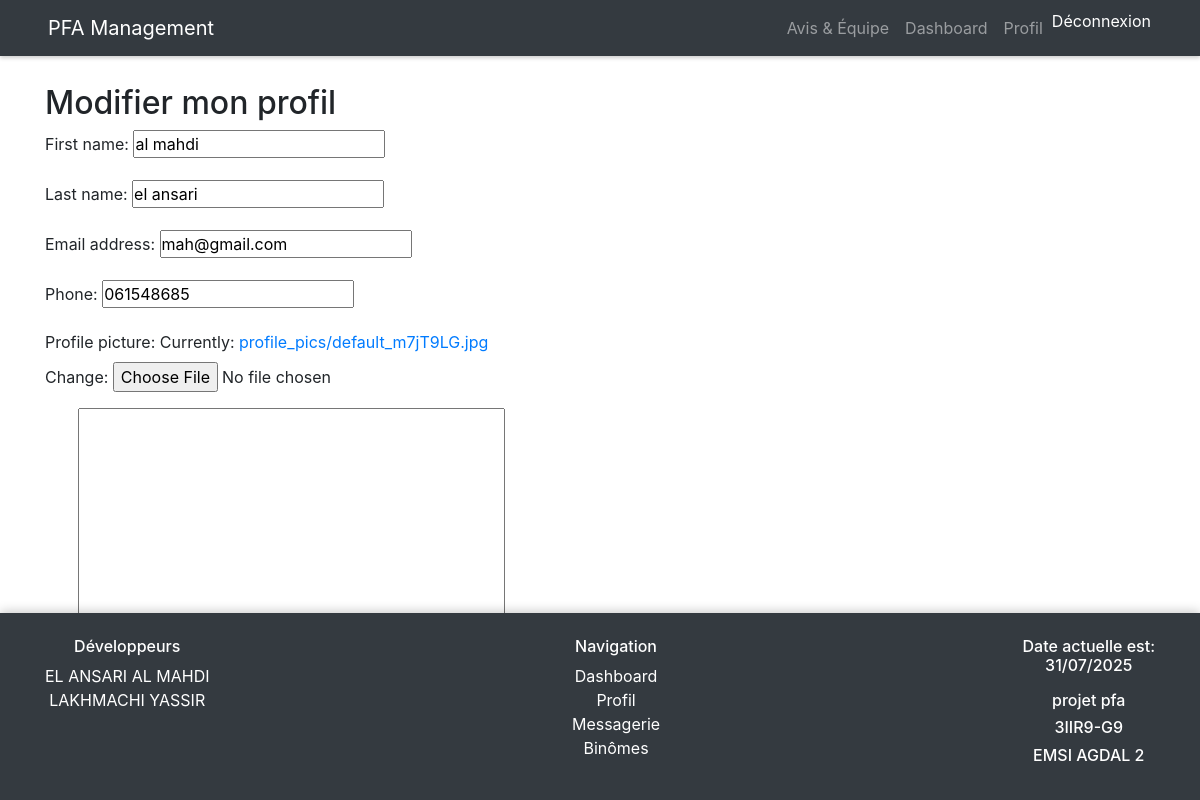
The app's page /profile/edit/ (signed in) with its own data.
### accounts/models.py (models this page shows, shortened)
class User(AbstractUser):
    USER_TYPE_CHOICES = [
        ('student', 'Étudiant'),
        ('teacher', 'Professeur'),
        ('admin', 'Administrateur'),
    ]
    user_type = models.CharField(max_length=10, choices=USER_TYPE_CHOICES, default='student')
    phone = models.CharField(max_length=15, blank=True)
    profile_picture = models.ImageField(upload_to='profile_pics/')
    bio = models.TextField(max_length=500, blank=True)

### accounts/views.py (the view)
# urls.py: path('profile/edit/', views.EditProfileView.as_view(), name='edit_profile'),
class EditProfileView(LoginRequiredMixin, UpdateView):
    model = User
    form_class = ProfileUpdateForm
    template_name = 'accounts/edit_profile.html'
    def get_object(self):
        return self.request.user

### accounts/forms.py
class ProfileUpdateForm(forms.ModelForm):
    class Meta:
        model = User
        fields = ['first_name', 'last_name', 'email', 'phone', 'profile_picture', 'bio']

### pfa_project/templates/accounts/edit_profile.html (shortened to what this page needs)
{% extends 'base.html' %}
{% block content %}
<h2>Modifier mon profil</h2>
<form method="post" enctype="multipart/form-data">
    {{ form.as_p }}
    <button class="btn btn-primary">Enregistrer</button>
</form>
{% endblock %}

### pfa_project/static/css/style.css (style rules this page uses)
body { padding-top: 60px; background-color: #f8f9fa; }
body { padding-bottom: 100px; }
* { margin: 0; padding: 0; box-sizing: border-box; }
html, body { height: 100%; }
body { display: flex; flex-direction: column; font-family: Arial, sans-serif; }

### records on screen
User: first_name "al mahdi", last_name "el ansari", email "mah@gmail.com", phone "061548685"
